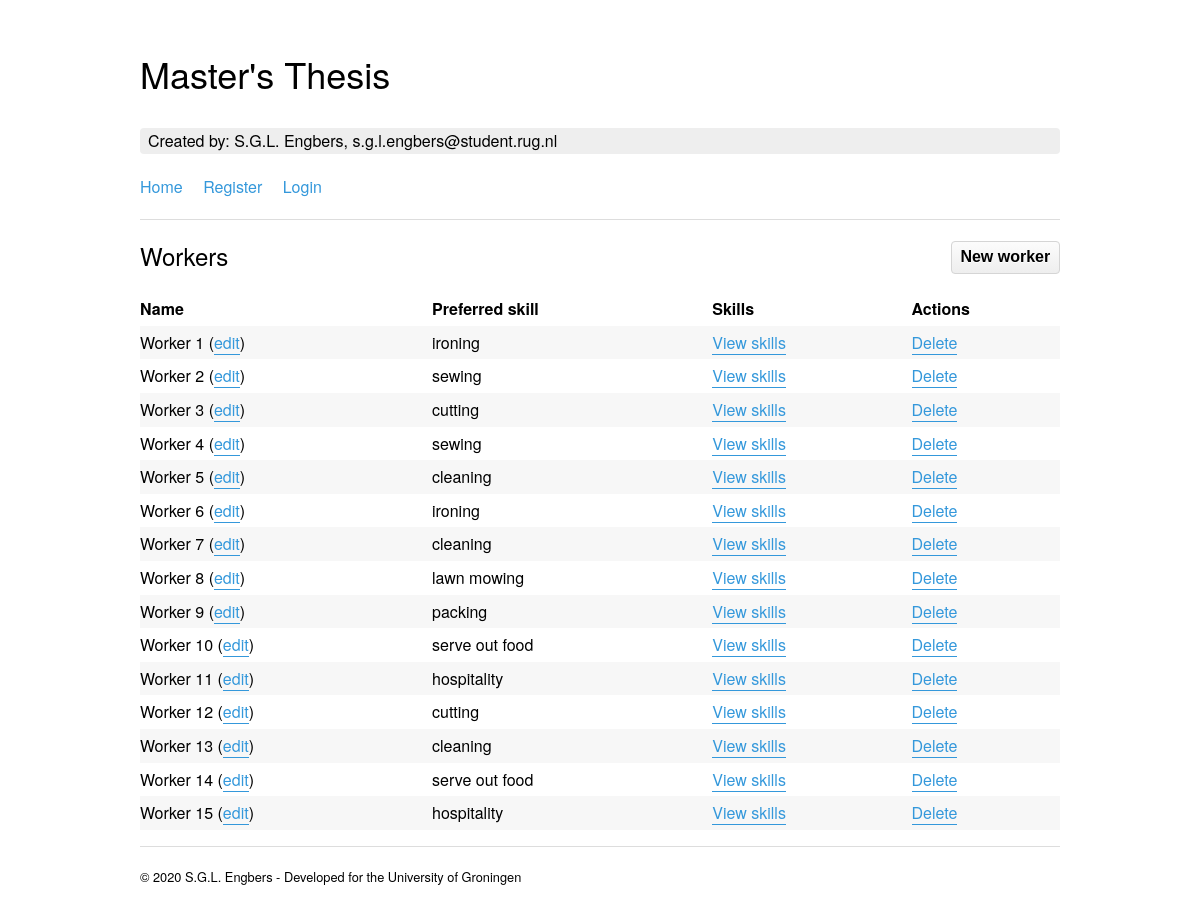
Page /workers/ on the committed database.
### planning/models.py (models this page shows, shortened)
class Workers(models.Model):
	name = models.CharField(max_length=50)
	preference = models.ForeignKey(Skills, blank=True, null=True, on_delete=models.SET_NULL)
	class Meta: verbose_name_plural = 'Workers'

class Skills(models.Model):
	name = models.CharField(max_length=50)
	workplaces = models.IntegerField(default=1)
	gross_profit = models.FloatField(default=0)
	class Meta: verbose_name_plural = 'Skills'
	pass

### planning/views.py (the view)
# urls.py: path('workers/', views.workers, name='workers'),
def workers(request):
    context = {
        'workers': Workers.objects.all(),
        'workerskills': WorkerSkills.objects.all()
    }
    return render(request, 'planning/workers/workers.html', context)

### planning/templates/planning/workers/workers.html
{% extends "planning/base.html" %}
{% block content %}
{% load icon %}
<div class="button_overview"><button onclick="location.href='{% url 'workers_add' %}'" type="button">New worker</button></div>
<h3>Workers</h3>
<table>
	<thead>
		<tr>
			<th>Name</th>
			<th>Preferred skill</th>
			<th>Skills</th>
			<th>Actions</th>
		</tr>
	</thead>
	<tbody>
		{% for worker in workers %}
		<tr>
			<td>{{ worker.name }} (<a href="{% url 'workers_edit' pk=worker.id %}">edit</a>)</td>
			<td>{% if worker.preference.name|length > 0 %}{{ worker.preference.name }}{% else %}No preference{% endif %}</td>
			<td><a href="{% url 'workerskills_edit' pk=worker.id %}">View skills</a>
			</td>
			<td><a href="{% url 'workers_delete' pk=worker.id %}">Delete</a></td>
		</tr>
		{% endfor %}
	</tbody>
</table>
{% endblock content %}

### planning/templates/planning/base.html (shortened to what this page needs)
{% load static %}
<!DOCTYPE html>
<html>
<head>
    <link rel="stylesheet" type="text/css" href="{% static 'planning/main.css' %}?{% now "U" %}">
    <link rel="stylesheet" type="text/css" href="{% static 'planning/additional.css' %}?{% now "U" %}">
    <link rel="stylesheet" type="text/css" href="https://cdnjs.cloudflare.com/ajax/libs/Chart.js/2.9.3/Chart.min.css">
</head>
<body>
  <main>
    <h1>Master's Thesis</h1>
    <aside><strong>Created by:</strong> S.G.L. Engbers, s.g.l.engbers@student.rug.nl</aside>
    <header>
      <ul>
        <li><a href="/">Home</a></li>
        {% if user.is_authenticated %}
            <li><a href="{% url 'workers' %}">Workers</a></li>
            <li><a href="{% url 'skills' %}">Skills</a></li>
            <li><a href="{% url 'projects' %}">Projects</a></li>
            <li><a href="{% url 'shifts' %}">Shifts</a></li>
            <li><a href="{% url 'availability' %}">Availability</a></li>
            <li><a href="{% url 'planning' %}">Planning</a></li>
            <li><a href="{% url 'logout' %}">Logout</a></li>
        {% else %}
            <li><a href="{% url 'register' %}">Register</a></li>
            <li><a href="{% url 'login' %}">Login</a></li>
        {% endif %}
      </ul>
    </header>
    <hr />
    {% block content %}{% endblock %}
    <hr />
    <small>&copy; 2020 S.G.L. Engbers - Developed for the University of Groningen</small>
  </main>
</body>
</html>

### planning/static/planning/main.css (style rules this page uses)
*,::after,::before { background-repeat:no-repeat;box-sizing:inherit }
::after,::before { text-decoration:inherit;vertical-align:inherit }
html { box-sizing:border-box;cursor:default;-ms-text-size-adjust:100%;-webkit-text-size-adjust:100% }
article,aside,footer,header,nav,section { display:block }
body { margin:0 }
h1 { font-size:2em;margin:.67em 0 }
figcaption,figure,main { display:block }
hr { box-sizing:content-box;height:0;overflow:visible }
a { background-color:transparent;-webkit-text-decoration-skip:objects }
b,strong { font-weight:inherit }
b,strong { font-weight:bolder }
small { font-size:80% }
table { border-collapse:collapse }
button,input,optgroup,select,textarea { margin:0 }
button,input,select,textarea { background-color:transparent;color:inherit;font-size:inherit;line-height:inherit }
button,input { overflow:visible }
button,select { text-transform:none }
[type=reset],[type=submit],button,html [type=button] { -webkit-appearance:button }
[tabindex],a,area,button,input,label,select,summary,textarea { -ms-touch-action:manipulation;touch-action:manipulation }
html { font-size:62.5%;-webkit-font-kerning:normal;font-kerning:normal;font-synthesis:none;text-rendering:optimizeLegibility }
body { font-family:HelveticaNeue-Light,"Helvetica Neue Light","Helvetica Neue",Helvetica,Arial,"Lucida Grande",sans-serif;font-weight:300;line-height:1.6;font-size:16px;font-size:1.6rem }
h1 { font-weight:300;line-height:1;margin-top:1em;margin-bottom:1em;font-size:36px;font-size:3.6rem }
h3 { font-weight:300;line-height:1;margin-top:1em;margin-bottom:1em;font-size:24px;font-size:2.4rem }
ol,ul { margin-bottom:1em;padding-left:1.5em }
a { text-decoration:none;color:#3498db;border-bottom:1px solid #3498db }
table { width:100% }
td,th { padding:.25em;text-align:left }
td:first-child,th:first-child { padding-left:0 }
td:last-child,th:last-child { padding-right:0 }
tbody tr:nth-of-type(odd) { background-color:#f7f7f7 }
hr { height:1px;margin:1em 0;border:none;background-color:#ddd }
button { font-weight:700;line-height:1.4;display:inline-block;padding:.25em .55em;cursor:pointer;white-space:nowrap;text-decoration:none;color:inherit;border:1px solid #d5d5d5;border-radius:4px;background-color:#eee;background-image:linear-gradient(#fcfcfc,#eee);background-repeat:no-repeat;text-shadow:0 1px 0 #fff }
aside { background-color:#eee;padding:0 .5em;border-radius:4px }
main { max-width:960px;margin:0 auto;padding:20px }
header ul { padding-left:0;list-style-type:none }
header li { text-align:center;border-bottom:1px solid #ddd }
@media (min-width:40em) { header li { display:inline-block;text-align:left;border-bottom:none } }
@media (min-width:40em) { header li:first-child a { padding-left:0 } }
@media (min-width:40em) { header li:last-child a { padding-right:0 } }
header li a { display:block;width:100%;padding:.25em .5em;border-bottom:none }

### planning/static/planning/additional.css (style rules this page uses)
.button_overview { float: right; margin-top: 5px; }
tr { vertical-align: top; }

### rows in the picture
Workers: name "Worker 1", preference.name "ironing"
Workers: name "Worker 2", preference.name "sewing"
Workers: name "Worker 3", preference.name "cutting"
Workers: name "Worker 4", preference.name "sewing"
Workers: name "Worker 5", preference.name "cleaning"
Workers: name "Worker 6", preference.name "ironing"
Workers: name "Worker 7", preference.name "cleaning"
Workers: name "Worker 8", preference.name "lawn mowing"
Workers: name "Worker 9", preference.name "packing"
Workers: name "Worker 10", preference.name "serve out food"
Workers: name "Worker 11", preference.name "hospitality"
Workers: name "Worker 12", preference.name "cutting"
Workers: name "Worker 13", preference.name "cleaning"
Workers: name "Worker 14", preference.name "serve out food"
Workers: name "Worker 15", preference.name "hospitality"
